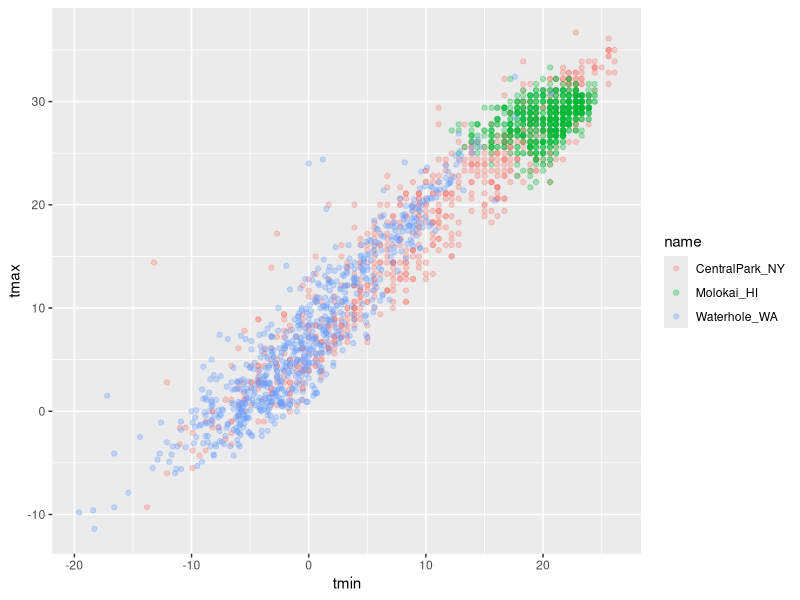
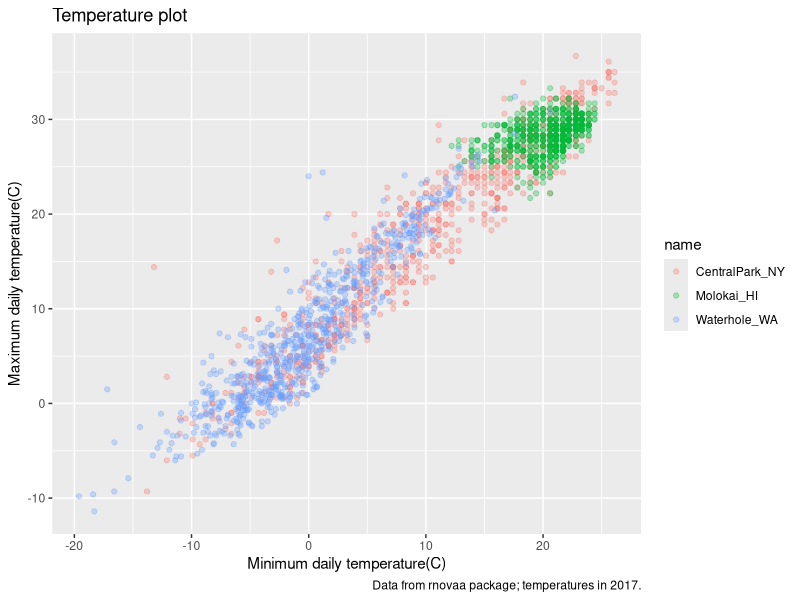

These charts were generated, in order, by the following R code:
## ---- chunk 1
library(tidyverse)
library(patchwork)
## ---- chunk 2
weather_df = 
  read_csv("./data/weather_df.csv")

weather_df
## ---- chunk 3
weather_df |> 
  ggplot(aes(x=tmin,y=tmax,color=name))+
  geom_point(alpha=.3)
## ---- chunk 4
weather_df |> 
  ggplot(aes(x=tmin,y=tmax,color=name))+
  geom_point(alpha=.3)+
  labs(
    title="Temperature plot",
    x="Minimum daily temperature(C)",
    y="Maximum daily temperature(C)",
    caption="Data from rnovaa package; temperatures in 2017."
  )
